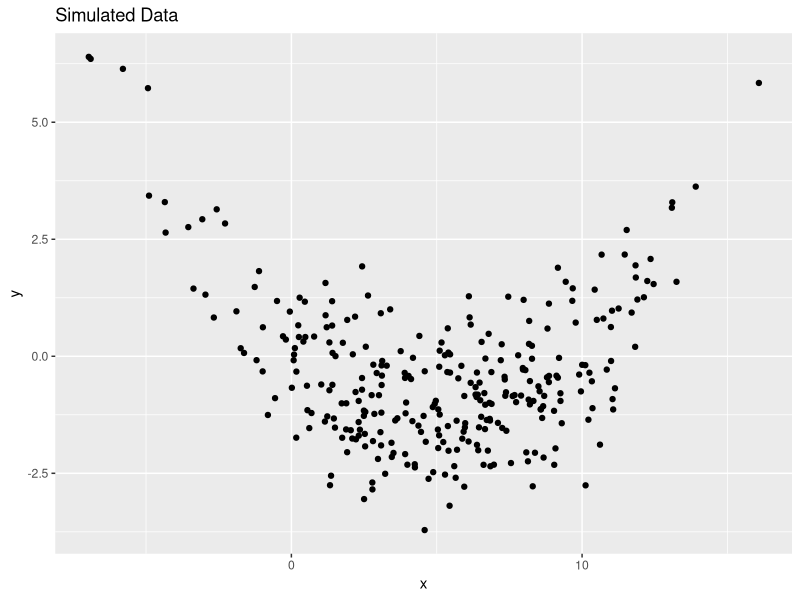
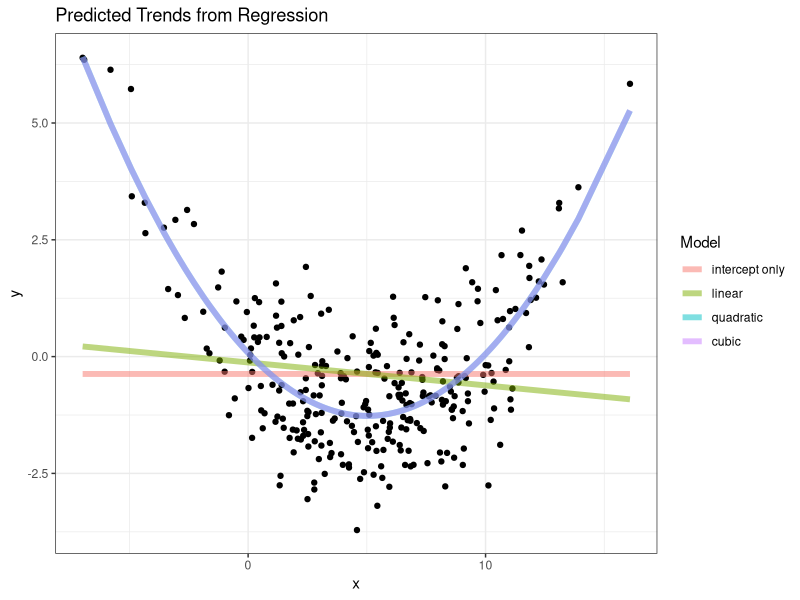

Source code (R) for these figures, in order: (Note: this script raises an error after producing the figures.)
## ---- chunk 1
knitr::opts_chunk$set(echo = TRUE)
library(tidyverse)
## ---- chunk 2
swiss_means <- setNames(numeric(ncol(swiss)), colnames(swiss))
for(i in seq_along(swiss)) {
  swiss_means[i] <- mean(swiss[[i]])
}
swiss_means
## ---- chunk 3
# for each of these values - in order - do this thing
# set index variable usually i
# do some set of things
# is there another value
# update index
# when out of index = done

for (i in 1:10) {
  print(i^2)
}

some_letters <- letters[4:6]
for (i in some_letters) {
  print(i)
}

for (a in seq_along(some_letters)) {
  print(paste0("Letter ", a, ": ", some_letters[a]))
}

# seq_along() creates an integer vector equal to 1:length(x)
## ---- chunk 4
# numeric(num_of_iters) Single numeric character
# character(num_of_iters) Single character value
# logical(num_of_iters) Single T/F per iteration
# matrix(NA, nrow = num_of_iters, ncol = length_of_vector) Numeric vector per iteration
# vector("list", num_of_iters)

iters <- 10 # set number of iterations
output_loop <- numeric(iters) # pre allocate numeric vector
for (i in 1:iters) {
  output_loop[i] <- (i-1)^2 + (i-2)^2
}
output_loop
## ---- chunk 5
(names_to_paste <- paste0("iter ", letters[1:5]))

n_vector <- numeric(5)
names(n_vector) <- names_to_paste
# same as above but shorter and more universally workable
(n_vector <- setNames(numeric(5), names_to_paste))
## ---- chunk 6
set.seed(98105)
n <- 300
x <- rnorm(n, mean = 5, sd = 4)
sim_data <-
  data.frame(x=x,
             y = -0.5*x + 0.05*x^2 + rnorm(n, sd = 1))
ggplot(data = sim_data, aes(x=x, y=y)) +
  geom_point() +
  ggtitle("Simulated Data")
## ---- chunk 7
# named vector of models
models <- c("intercept only" = "y ~ 1",
            "linear" = "y ~ x",
            "quadratic" = "y ~ x + I(x^2)",
            "cubic" = "y ~ x + I(x^2) + I(x^3)")

#pre-allocate a list to store the fitted models
fitted_lms <- vector("list", length(models)) # initiate list
names(fitted_lms) <- names(models) # give entries good names
fitted_lms

for (mod in names(models)) {
  fitted_lms[[mod]] <- lm(formula(models[mod]), data = sim_data)
}
fitted_lms

predicted_data <- sim_data
for (mod in names(models)) {
  # make a new column in predicted_data for each model's predictions
  predicted_data[[mod]] <- predict(fitted_lms[[mod]],
                                   newdata = predicted_data)
}

tidy_predicted_data <- predicted_data %>%
  pivot_longer(3:6,
               names_to = "Model",
               values_to = "Prediction") %>%
  mutate(Model = factor(Model, levels = names(models)))
head(tidy_predicted_data)

ggplot() +
  geom_point(data = sim_data,
             aes(x=x,
             y=y)) +
  geom_line(data = tidy_predicted_data,
            aes(x = x,
                y = Prediction,
                group = Model,
                color = Model),
            alpha = 0.5,
            linewidth = 2) +
  ggtitle("Predicted Trends from Regression") +
  theme_bw()
## ---- chunk 8
K <- 10
CV_predictions <- sim_data
CV_predictions$fold <- sample(rep(1:K, length.out = nrow(CV_predictions)),
                              replace = FALSE)
CV_predictions[ , names(models)] <- NA # blank columns by model names
head(CV_predictions)

for (mod in names(models)) {
  for (k in 1:K) {
    # TRUE/FALSE vector of rows in the fold
    fold_rows <- (CV_predictions$fold == k)
    #fit model to data not in fold
    temp_mod <- lm(formula(models[mod]),
                   data = CV_predictions[!fold_rows, ])
    # predict on data in fold
    CV_predictions[fold_rows, mod] <-
      predict(temp_mod, newdata = CV_predictions[fold_rows, ])
  }
}
## ---- chunk 9
CV_MSE <- setNames(numeric(length(models)), names(models))
for (mod in names(models)) {
  pred_sq_error <- (CV_predictions$y - CV_predictions[[mod]])^2
  CV_MSE[mod] <- mean(pred_sq_error)
}
CV_MSE
## ---- chunk 10
for (i in 1:10) {
  if(i %% 2 == 0) {
    print(paste0("The number ", i, " is even."))
  } else if (i %% 3 == 0) {
    print(paste0("The number ", i, " is divisible by 3."))
  } else {
    print(paste0("The number ", i, " is not divisible by 2 or 3."))
  }
}
## ---- chunk 11
num_heads <- 0
num_flips <- 0
while (num_heads < 4) {
  coin_flip <- rbinom(n =1, size = 1, prob = 0.5)
  if(coin_flip == 1) {num_heads <- num_heads +1}
  num_flips <- num_flips + 1
  }
num_flips
## ---- chunk 12
my_vector <- rnorm(100000000)

for_start <- proc.time()
new_vector <- rep(NA, length(my_vector))
for (position in 1:length(my_vector)) {
  new_vector[position] <- my_vector[position] + 1
}
(for_time <- proc.time() - for_start)
## ---- chunk 13
vec_start <- proc.time()
new_vector <- my_vector +1
(vec_time <- proc.time() - vec_start)

for_time / vec_time
## ---- chunk 14
# rowSums(), colSums(), rowMeans(), colMeans()
(a_matrix <- matrix(1:12, nrow = 3, ncol = 4))
rowSums(a_matrix)
## ---- chunk 15
# cumsum(), cumprod(), cummin(), cummax()
cumsum(1:7)
# pmax() pmin()
pmax(c(0,2,4), c(1,1,1), c(2,2,2))
